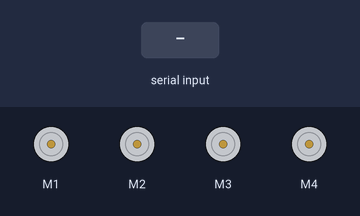
Recording of a sketch running on a simulated Arduino Uno, built with avr-gcc and run on an emulated ATmega328P. Parts: 4 × DC motor (green arrow = forward, orange = backward, longer = faster). Inputs (shaded band) come from the test bench.

Above: at 1.2 s.
1.3 s: "F" received over Serial
At 2.5 s:
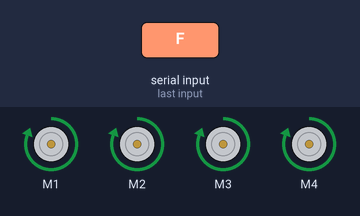
2.8 s: "B" received over Serial
At 3.8 s:
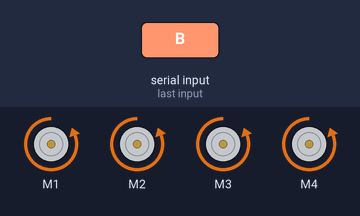
4.3 s: "L" received over Serial
At 5.0 s:
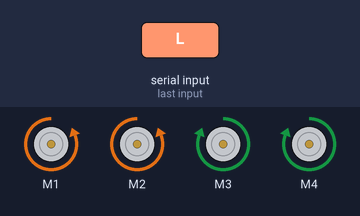
5.8 s: "R" received over Serial
At 6.1 s:
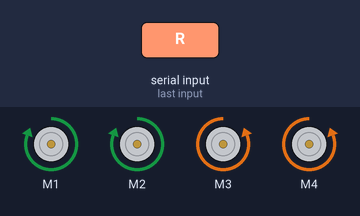
7.3 s: "I" received over Serial
At 8.5 s:
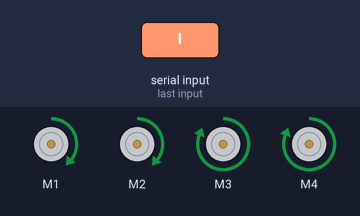
8.8 s: "J" received over Serial
At 9.6 s:
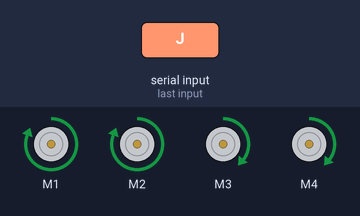
Timing chart, 0 to 11.3 s (numbered marks = the images above; inputs shaded):
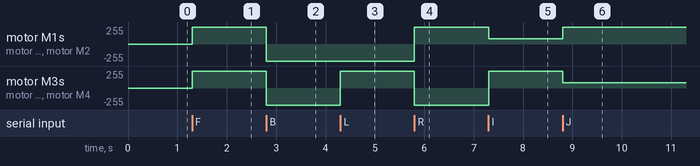

The sketch:

manual_mode.ino
```cpp
#include <AFMotor.h>

AF_DCMotor motor1(1, MOTOR12_1KHZ);
AF_DCMotor motor2(2, MOTOR12_1KHZ);
AF_DCMotor motor3(3, MOTOR34_1KHZ);
AF_DCMotor motor4(4, MOTOR34_1KHZ);

int val;
int Speeed = 255;

void setup()
{
  Serial.begin(9600);
}
void loop(){
  if(Serial.available() > 0){
    val = Serial.read();

    Stop();

          if (val == 'F'){
          forward();
          }

          if (val == 'B'){
          back();
          }

          if (val == 'L'){
          left();
          }

          if (val == 'R'){
          right();
          }
          if (val == 'I'){
          topright();
          }

          if (val == 'J'){
          topleft();
          }

          if (val == 'K'){
          bottomright();
          }

          if (val == 'M'){
          bottomleft();
          }
          if (val == 'T'){
          Stop();
          }
  }
}

void forward()
{
  motor1.setSpeed(Speeed);
  motor1.run(FORWARD);
  motor2.setSpeed(Speeed);
  motor2.run(FORWARD);
  motor3.setSpeed(Speeed);
  motor3.run(FORWARD);
  motor4.setSpeed(Speeed);
  motor4.run(FORWARD);
}

void back()
{
  motor1.setSpeed(Speeed);
  motor1.run(BACKWARD);
  motor2.setSpeed(Speeed);
  motor2.run(BACKWARD);
  motor3.setSpeed(Speeed);
  motor3.run(BACKWARD);
  motor4.setSpeed(Speeed);
  motor4.run(BACKWARD);
}

void left()
{
  motor1.setSpeed(Speeed);
  motor1.run(BACKWARD);
  motor2.setSpeed(Speeed);
  motor2.run(BACKWARD);
  motor3.setSpeed(Speeed);
  motor3.run(FORWARD);
  motor4.setSpeed(Speeed);
  motor4.run(FORWARD);
}

void right()
{
  motor1.setSpeed(Speeed);
  motor1.run(FORWARD);
  motor2.setSpeed(Speeed);
  motor2.run(FORWARD);
  motor3.setSpeed(Speeed);
  motor3.run(BACKWARD);
  motor4.setSpeed(Speeed);
  motor4.run(BACKWARD);
}

void topleft(){
  motor1.setSpeed(Speeed);
  motor1.run(FORWARD);
  motor2.setSpeed(Speeed);
  motor2.run(FORWARD);
  motor3.setSpeed(Speeed/3.1);
  motor3.run(FORWARD);
  motor4.setSpeed(Speeed/3.1);
  motor4.run(FORWARD);
}

void topright()
{
  motor1.setSpeed(Speeed/3.1);
  motor1.run(FORWARD);
  motor2.setSpeed(Speeed/3.1);
  motor2.run(FORWARD);
  motor3.setSpeed(Speeed);
  motor3.run(FORWARD);
  motor4.setSpeed(Speeed);
  motor4.run(FORWARD);
}

void bottomleft()
{
  motor1.setSpeed(Speeed);
  motor1.run(BACKWARD);
  motor2.setSpeed(Speeed);
  motor2.run(BACKWARD);
  motor3.setSpeed(Speeed/3.1);
  motor3.run(BACKWARD);
  motor4.setSpeed(Speeed/3.1);
  motor4.run(BACKWARD);
}

void bottomright()
{
  motor1.setSpeed(Speeed/3.1);
  motor1.run(BACKWARD);
  motor2.setSpeed(Speeed/3.1);
  motor2.run(BACKWARD);
  motor3.setSpeed(Speeed);
  motor3.run(BACKWARD);
  motor4.setSpeed(Speeed);
  motor4.run(BACKWARD);
}


void Stop()
{
  motor1.setSpeed(0);
  motor1.run(RELEASE);
  motor2.setSpeed(0);
  motor2.run(RELEASE);
  motor3.setSpeed(0);
  motor3.run(RELEASE);
  motor4.setSpeed(0);
  motor4.run(RELEASE);
}
```

Measured:
- after the input at 1.3 s, motor M1–4: stopped → forward 255/255 at once
- after the input at 2.8 s, motor M1–4: forward 255/255 → backward 255/255 at once
- after the input at 4.3 s, motor M3, motor M4: backward 255/255 → forward 255/255 at once
- after the input at 5.8 s, motor M1, motor M2: backward 255/255 → forward 255/255 at once; motor M3, motor M4: forward 255/255 → backward 255/255 at once
- after the input at 7.3 s, motor M1, motor M2: forward 255/255 → forward 82/255 at once; motor M3, motor M4: backward 255/255 → forward 255/255 at once
- after the input at 8.8 s, motor M1, motor M2: forward 82/255 → forward 255/255 at once; motor M3, motor M4: forward 255/255 → forward 82/255 at once
